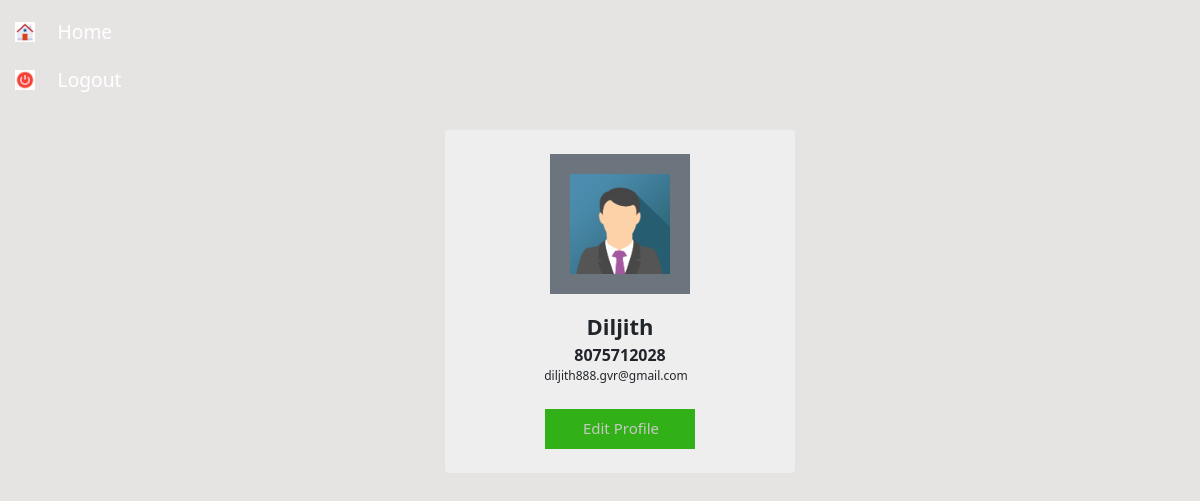
Page /profile/ (signed in) on the committed database.
### stressapp/models.py (models this page shows)
class registration(models.Model):
    user=models.ForeignKey(User,on_delete=models.CASCADE,null=True)
    phonenumber=models.CharField(max_length=200,null=True)
    rpassword=models.CharField(max_length=200,null=True)

### stressapp/views.py (the view)
# urls.py: path('profile/',views.profile,name="profile"),
@login_required(login_url='login')
@user_passes_test(is_registration)
def profile(request):
    cr1=registration.objects.get(user=request.user)
    cr=registration.objects.filter(user=cr1.user)
    return render(request,"profile.html",{'cr':cr})

### stressapp/views.py (called while the page is built)
def is_registration(user):
    return user.groups.filter(name="STRESS").exists()

### templates/profile.html (shortened to what this page needs)
{% load static %}
<!DOCTYPE html>
<html lang="en" >
<head>
</head>
<body>
  <nav class="menu" tabindex="0">
    <ul>
      <li tabindex="5" class="icon-dashboard"><span> <a href="/home" style="text-decoration:none ; color: white;">Home</a></span></li>
      <li tabindex="0" class="icon-logout"><span> <a href="/logout" style="text-decoration:none ; color: white;">Logout</a></span></li>
    </ul>
  </nav>
  <center>
  <form action=""method="POST">
    {% for i in cr %}
    <div class="container mt-4 mb-4 p-3 d-flex justify-content-center"> <div class="card p-4">
      <div class=" image d-flex flex-column justify-content-center align-items-center"> <button class="btn btn-secondary">
        <img src="{% static 'images/imgavatar.png' %}" height="100" width="100" /></button> <span class="name mt-3">{{i.user}}</span> <span class="idd">{{i.phonenumber}}</span>
        <div class="d-flex flex-row justify-content-center align-items-center gap-2"> <span class="idd1">{{i.user.email}}</span> <span></i></span> </div>
        <div class=" d-flex mt-2"><a href="{% url 'edit' i.id %}" button  class="btn1 btn-dark"  class="btn btn-primary" style="text-decoration: none; color: rgb(201, 199, 199);" a href="{% url 'edit' i.id %}" > Edit Profile</a></button> </div>
        {% endfor %}
  </div>
</form>
  </center>
</body>
</html>

### templates/profile.html (style rules this page uses)
* { margin: 0; padding: 0; }
body { background-color: rgb(230, 227, 227); padding-right : 10px; padding-top: 90px ; }
.card { width: 350px; background-color: #eeeeee; border: none; cursor: pointer; transition: all 0.5s; }
.image img { transition: all 0.5s }
.btn { height: 140px; width: 140px; border-radius: 0% }
.name { font-size: 22px; font-weight: bold; }
.idd { font-size: 16px; font-weight: 600 }
.idd1 { font-size: 12px }
.btn1 { height: 40px; width: 150px; padding-left: 2px; padding-top:8px ; border: none; background-color: rgb(49, 177, 23); color: #eb1212; font-size: 15px }

### rows in the picture
registration: user "Diljith", phonenumber "8075712028", user.email "diljith888.gvr@gmail.com"
